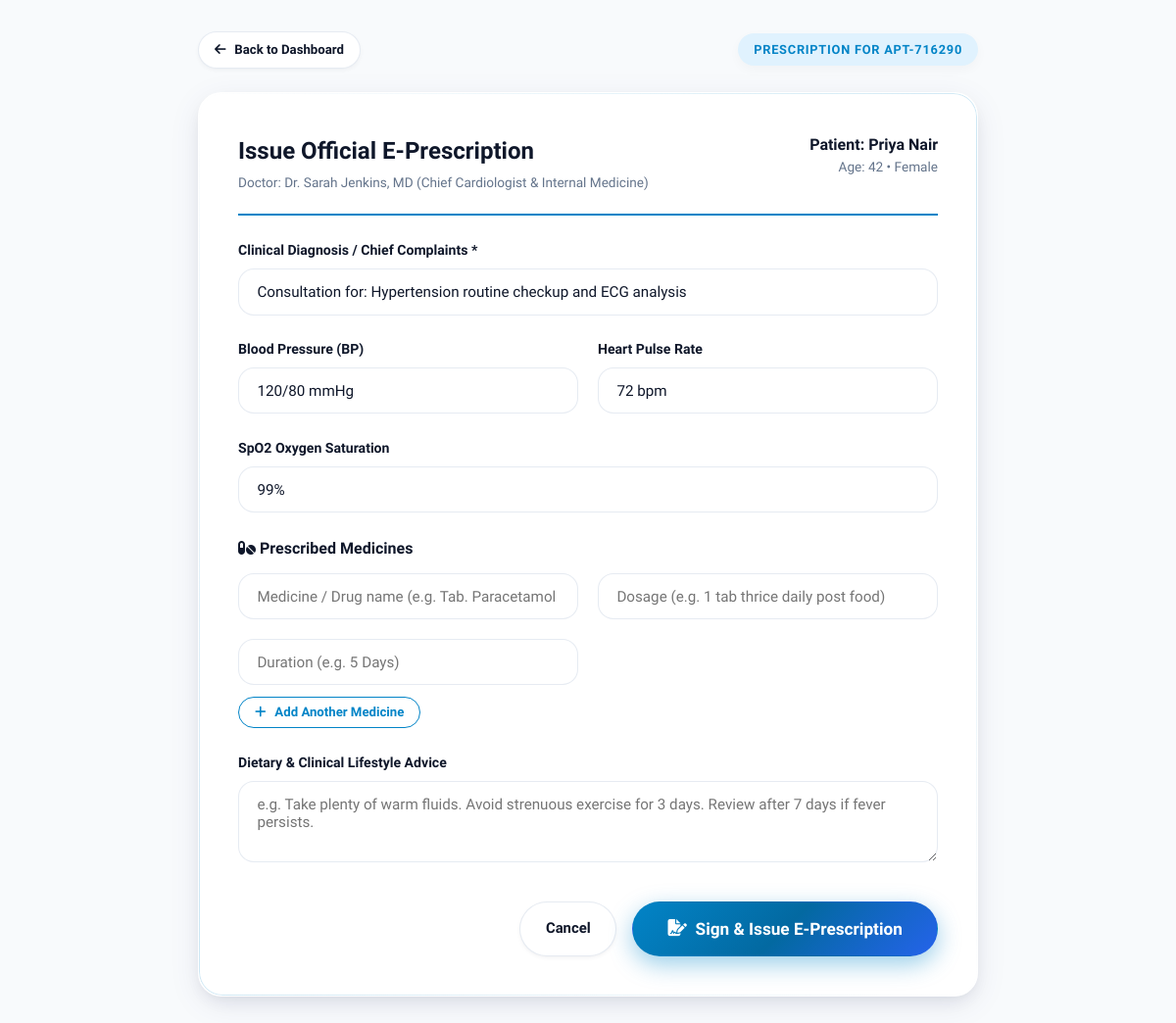
The page /doctor/appointment/APT-716290/prescribe/ (signed in) on the database its author committed.
### clinic_app/models.py (models this page shows, shortened)
class Appointment(models.Model):
    STATUS_CHOICES = (
        ('Pending', 'Pending'),
        ('Confirmed', 'Confirmed'),
        ('Completed', 'Completed'),
        ('Cancelled', 'Cancelled')
    )
    MODE_CHOICES = (
        ('online', 'Online Slot'),
        ('offline', 'Offline Clinic Walk-In')
    )
    appointment_id = models.CharField(max_length=50, unique=True) # e.g. APT-892182
    doctor = models.ForeignKey(Doctor, on_delete=models.CASCADE, related_name='appointments')
    patient = models.ForeignKey(Patient, on_delete=models.CASCADE, related_name='appointments', null=True, blank=True)
    patient_name = models.CharField(max_length=150)
    patient_email = models.EmailField()
    patient_phone = models.CharField(max_length=25)
    patient_age = models.IntegerField(default=30)
    patient_gender = models.CharField(max_length=20, default='Male')
    appointment_date = models.DateField()
    slot_time = models.CharField(max_length=30) # e.g. "10:00 AM"
    booking_mode = models.CharField(max_length=20, choices=MODE_CHOICES, default='online')
    status = models.CharField(max_length=30, choices=STATUS_CHOICES, default='Confirmed')
    symptoms = models.TextField(blank=True, default='')
    consultation_fee = models.DecimalField(max_digits=10, decimal_places=2, default=500.00)
    created_at = models.DateTimeField(auto_now_add=True)
    class Meta:
        ordering = ['-appointment_date', '-created_at']

class Doctor(models.Model):
    doctor_id = models.CharField(max_length=50, unique=True) # e.g. DOC101
    password = models.CharField(max_length=128) # For doctor portal login
    name = models.CharField(max_length=150)
    specialty = models.CharField(max_length=150)
    fee = models.DecimalField(max_digits=10, decimal_places=2, default=500.00)
    experience = models.CharField(max_length=50, default='10+ Yrs')
    rating = models.DecimalField(max_digits=3, decimal_places=1, default=4.9)
    reviews_count = models.IntegerField(default=100)
    image_url = models.TextField(blank=True, default='')
    available_days = models.CharField(max_length=200, default='Mon, Tue, Wed, Thu, Fri')
    slots_json = models.TextField(default='["09:00 AM", "10:00 AM", "11:30 AM", "02:00 PM", "04:00 PM", "05:30 PM"]')
    created_at = models.DateTimeField(auto_now_add=True)

### clinic_app/views.py (the view, shortened to what this page needs)
# urls.py: path('doctor/appointment/<str:appointment_id>/prescribe/', views.create_doctor_eprescription, name='create_doctor_eprescription'),
@csrf_exempt
def create_doctor_eprescription(request, appointment_id):
    doc_id = request.session.get('doctor_id')
    if not doc_id:
        return redirect('doctor_login')
    appt = get_object_or_404(Appointment, appointment_id=appointment_id)
    return render(request, 'admin_panel/create_prescription.html', {'appointment': appt})

### templates/admin_panel/create_prescription.html (shortened to what this page needs)
<!DOCTYPE html>
<html lang="en">
<head>
    <link rel="stylesheet" href="https://cdnjs.cloudflare.com/ajax/libs/font-awesome/6.5.1/css/all.min.css">
    <link rel="stylesheet" href="/static/css/style.css">
    <link rel="stylesheet" href="/css/style.css">
</head>
<body style="background: #f8fafc; padding: 2rem 0;">
    <div class="container" style="max-width: 860px;">
        <div style="margin-bottom: 1.5rem; display: flex; justify-content: space-between; align-items: center;">
            <a href="/doctor/dashboard/" class="btn btn-secondary btn-sm">
                <i class="fas fa-arrow-left"></i> Back to Dashboard
            </a>
            <span class="badge-tag badge-primary" style="margin: 0;">Prescription for {{ appointment.appointment_id }}</span>
        </div>
        <div class="glass-card" style="padding: 2.5rem; background: #fff;">
            <div style="border-bottom: 2px solid #0284c7; padding-bottom: 1.25rem; margin-bottom: 1.5rem; display: flex; justify-content: space-between;">
                <div>
                    <h2 style="color: #0f172a; margin: 0;">Issue Official E-Prescription</h2>
                    <p style="color: #64748b; font-size: 0.85rem; margin-top: 0.2rem;">Doctor: {{ appointment.doctor.name }} ({{ appointment.doctor.specialty }})</p>
                </div>
                <div style="text-align: right;">
                    <strong>Patient: {{ appointment.patient_name }}</strong>
                    <p style="font-size: 0.85rem; color: #64748b; margin: 0;">Age: {{ appointment.patient_age }} • {{ appointment.patient_gender }}</p>
                </div>
            </div>
            <form method="POST">
                <div class="form-group">
                    <label class="form-label">Clinical Diagnosis / Chief Complaints *</label>
                    <input type="text" name="diagnosis" class="form-control" value="Consultation for: {{ appointment.symptoms|default:'General Assessment' }}" required>
                </div>
                <div class="form-row">
                    <div class="form-group">
                        <label class="form-label">Blood Pressure (BP)</label>
                        <input type="text" name="bp" class="form-control" value="120/80 mmHg">
                    </div>
                    <div class="form-group">
                        <label class="form-label">Heart Pulse Rate</label>
                        <input type="text" name="pulse" class="form-control" value="72 bpm">
                    </div>
                </div>
                <div class="form-group">
                    <label class="form-label">SpO2 Oxygen Saturation</label>
                    <input type="text" name="spo2" class="form-control" value="99%">
                </div>
                <h4 style="margin: 1.5rem 0 0.75rem 0;"><i class="fas fa-pills text-primary"></i> Prescribed Medicines</h4>
                <div id="medicine-rows-container">
                    <div class="form-row med-row" style="margin-bottom: 0.75rem;">
                        <input type="text" name="med_name[]" class="form-control" placeholder="Medicine / Drug name (e.g. Tab. Paracetamol 650mg)" required style="flex: 2;">
                        <input type="text" name="med_dosage[]" class="form-control" placeholder="Dosage (e.g. 1 tab thrice daily post food)" required style="flex: 2;">
                        <input type="text" name="med_duration[]" class="form-control" placeholder="Duration (e.g. 5 Days)" required style="flex: 1;">
                    </div>
                </div>
                <button type="button" class="btn btn-outline btn-sm" onclick="addMedRow()" style="margin-bottom: 1.5rem;">
                    <i class="fas fa-plus"></i> Add Another Medicine
                </button>
                <div class="form-group">
                    <label class="form-label">Dietary & Clinical Lifestyle Advice</label>
                    <textarea name="advice" class="form-control" rows="3" placeholder="e.g. Take plenty of warm fluids. Avoid strenuous exercise for 3 days. Review after 7 days if fever persists."></textarea>
                </div>
                <div style="display: flex; justify-content: flex-end; gap: 1rem; margin-top: 2rem;">
                    <a href="/doctor/dashboard/" class="btn btn-secondary">Cancel</a>
                    <button type="submit" class="btn btn-primary btn-lg">
                        <i class="fas fa-file-signature"></i> Sign & Issue E-Prescription
                    </button>
                </div>
            </form>
        </div>
    </div>
</body>
</html>

### css/style.css (style rules this page uses)
:root { --primary: #0284c7; --primary-gradient: linear-gradient(135deg, #0284c7 0%, #0369a1 50%, #2563eb 100%); --primary-light: #e0f2fe; --primary-glow: rgba(2, 132, 199, 0.4); --primary-glow-lg: 0 15px 35px -5px rgba(2, 132, 199, 0.45); --secondary: #0d9488; --secondary-gradient: linear-gradient(135deg, #0d9488 0%, #0f766e 100%); --secondary-light: #ccfbf1; --secondary-glow: rgba(13, 148, 136, 0.35); --accent: #6366f1; --accent-gradient: linear-gradient(135deg, #6366f1 0%, #8b5cf6 50%, #d946ef 100%); --accent-glow: rgba(99, 102, 241, 0.35); --success: #10b981; --success-light: #d1fae5; --warning: #f59e0b; --warning-light: #fef3c7; --danger: #ef4444; --danger-light: #fee2e2; --bg-main: #f8fafc; --bg-surface: #ffffff; --bg-card: rgba(255, 255, 255, 0.85); --border-color: rgba(226, 232, 240, 0.85); --border-glow: rgba(2, 132, 199, 0.25); --text-primary: #0f172a; --text-secondary: #475569; --text-muted: #94a3b8; --text-inverted: #ffffff; --shadow-sm: 0 2px 4px rgba(15, 23, 42, 0.04), 0 1px 2px rgba(15, 23, 42, 0.02); --shadow-md: 0 8px 20px -3px rgba(15, 23, 42, 0.07), 0 3px 8px -2px rgba(15, 23, 42, 0.04); --shadow-lg: 0 16px 36px -4px rgba(15, 23, 42, 0.1), 0 6px 14px -3px rgba(15, 23, 42, 0.05); --shadow-xl: 0 28px 65px -12px rgba(15, 23, 42, 0.16); --shadow-glass: 0 8px 32px 0 rgba(31, 38, 135, 0.08); --radius-sm: 10px; --radius-md: 16px; --radius-lg: 24px; --radius-xl: 32px; --radius-full: 9999px; --transition-fast: 0.25s cubic-bezier(0.16, 1, 0.3, 1); --transition-smooth: 0.4s cubic-bezier(0.16, 1, 0.3, 1); --transition-bounce: 0.55s cubic-bezier(0.34, 1.56, 0.64, 1); }
* { margin: 0; padding: 0; box-sizing: border-box; font-family: 'Plus Jakarta Sans', -apple-system, BlinkMacSystemFont, 'Segoe UI', Roboto, sans-serif; -webkit-font-smoothing: antialiased; }
html { scroll-behavior: smooth; }
body { background-color: var(--bg-main); color: var(--text-primary); line-height: 1.6; overflow-x: hidden; position: relative; min-height: 100vh; }
.container { max-width: 1280px; margin: 0 auto; padding: 0 1.75rem; }
.btn { position: relative; overflow: hidden; display: inline-flex; align-items: center; justify-content: center; gap: 0.55rem; padding: 0.8rem 1.6rem; border-radius: var(--radius-full); font-weight: 600; font-size: 0.93rem; cursor: pointer; border: 1px solid transparent; transition: all var(--transition-fast); text-decoration: none; z-index: 1; }
.btn-primary { background: var(--primary-gradient); color: #fff; box-shadow: 0 8px 24px var(--primary-glow); }
.btn-secondary { background: var(--bg-surface); color: var(--text-primary); border: 1px solid var(--border-color); box-shadow: var(--shadow-sm); }
.btn-outline { background: transparent; color: var(--primary); border: 1.8px solid var(--primary); }
.btn-sm { padding: 0.45rem 1rem; font-size: 0.825rem; }
.btn-lg { padding: 1.05rem 2.2rem; font-size: 1.075rem; }
.glass-card { background: var(--bg-card); backdrop-filter: blur(18px); -webkit-backdrop-filter: blur(18px); border: 1px solid rgba(255, 255, 255, 0.9); border-radius: var(--radius-lg); box-shadow: var(--shadow-md), var(--shadow-glass); transition: all var(--transition-smooth); position: relative; }
.glass-card::before { content: ''; position: absolute; inset: 0; border-radius: inherit; padding: 1px; background: linear-gradient(135deg, rgba(255, 255, 255, 0.8), rgba(2, 132, 199, 0.2), rgba(255, 255, 255, 0.4)); -webkit-mask: linear-gradient(#fff 0 0) content-box, linear-gradient(#fff 0 0); -webkit-mask-composite: xor; mask-composite: exclude; pointer-events: none; }
.badge-tag { display: inline-flex; align-items: center; gap: 0.45rem; padding: 0.4rem 1rem; border-radius: var(--radius-full); font-size: 0.8rem; font-weight: 700; text-transform: uppercase; letter-spacing: 0.06em; margin-bottom: 0.95rem; box-shadow: 0 4px 12px rgba(0, 0, 0, 0.03); }
.badge-primary { background: var(--primary-light); color: var(--primary); }
.form-group { margin-bottom: 1.45rem; }
.form-label { display: block; font-size: 0.88rem; font-weight: 700; margin-bottom: 0.5rem; color: var(--text-primary); }
.form-control { width: 100%; padding: 0.85rem 1.15rem; border-radius: var(--radius-md); border: 1.5px solid var(--border-color); background: #fff; font-size: 0.95rem; color: var(--text-primary); transition: all var(--transition-fast); outline: none; }
.form-row { display: grid; grid-template-columns: 1fr 1fr; gap: 1.25rem; }
@media (min-width: 1200px) { .container { max-width: 1320px; padding: 0 2rem; } }

### rows shown on the page
Appointment: appointment_id "APT-716290", doctor.name "Dr. Sarah Jenkins, MD", doctor.specialty "Chief Cardiologist & Internal Medicine", patient_name "Priya Nair", patient_age "42", patient_gender "Female", diagnosis "Consultation for: Hypertension routine checkup and ECG analysis"
